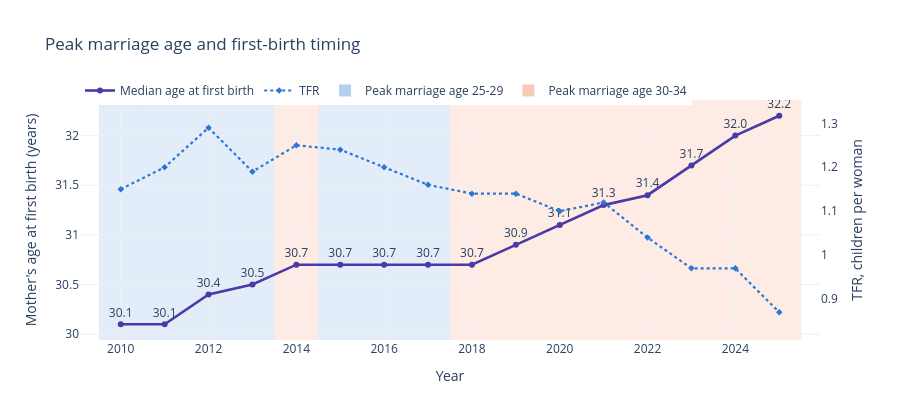

The notebook cell saved with this chart:
### Markdown cell above
## Figure 2 — Peak marriage age and first-birth timing

### Code cell
PEAK_COL = {"25-29": BLUE, "30-34": ORANGE}
d = df.dropna(subset=["Median_Age_First_Birth"]).set_index("Year")
counts = [
    d.loc[y, "Brides_25_29"] if peak.get(y) == "25-29" else d.loc[y, "Brides_30_34"]
    for y in d.index
]

fig = go.Figure()
for yr, group in peak.items():
    fig.add_vrect(
        x0=yr-0.5, x1=yr+0.5,
        fillcolor=PEAK_COL.get(group, "#ffffff"),
        opacity=0.13, layer="below", line_width=0
    )

fig.add_trace(go.Scatter(
    x=d.index,
    y=d["Median_Age_First_Birth"],
    name="Median age at first birth",
    mode="lines+markers+text",
    text=[f"{v:.1f}" for v in d["Median_Age_First_Birth"]],
    textposition="top center",
    line=dict(color=VIOLET, width=2.6),
    marker=dict(size=6),
    customdata=np.c_[peak.reindex(d.index).values, counts],
    hovertemplate=(
        "%{x}: first birth at %{y:.1f}<br>"
        "peak marriage age %{customdata[0]} "
        "(%{customdata[1]:,.0f} brides)<extra></extra>"
    )
))

# TFR on the right axis
t = df.dropna(subset=["TFR"])
fig.add_trace(go.Scatter(
    x=t["Year"], y=t["TFR"],
    name="TFR",
    yaxis="y2",
    mode="lines+markers",
    line=dict(color=BLUE, width=2.2, dash="dot"),
    marker=dict(size=5, symbol="diamond"),
    hovertemplate="TFR %{y:.2f}<extra></extra>"
))

for group, color in PEAK_COL.items():
    fig.add_trace(go.Scatter(
        x=[None], y=[None],
        mode="markers",
        name=f"Peak marriage age {group}",
        marker=dict(size=12, symbol="square", color=color, opacity=0.35)
    ))

lo, hi = t["TFR"].min(), t["TFR"].max()
pad = max((hi-lo)*0.15, 0.03)

fig.update_layout(
    title="Peak marriage age and first-birth timing",
    template="plotly_white",
    height=420,
    yaxis=dict(title="Mother's age at first birth (years)"),
    yaxis2=dict(
        title="TFR, children per woman",
        overlaying="y", side="right", showgrid=False,
        range=[lo-pad, hi+pad]
    ),
    legend=dict(orientation="h", y=1.10, x=0)
)
fig.update_xaxes(title_text="Year")
fig.show()

### Figure 1 — Plotly figure (JSON) as saved in the notebook; plotly's stock layout.template omitted (floating-point values rounded to 4 significant figures)
{"data": [{"customdata": [["25-29", 10750.0], ["25-29", 12120.0], ["25-29", 12210.0], ["25-29", 11430.0], ["30-34", 6704.0], ["25-29", 12760.0], ["25-29", 12940.0], ["25-29", 13360.0], ["30-34", 6464.0], ["30-34", 6573.0], ["30-34", 5967.0], ["30-34", 8263.0], ["30-34", 8654.0], ["30-34", 8509.0], ["30-34", 7921.0], ["30-34", 7444.0]], "hovertemplate": "%{x}: first birth at %{y:.1f}<br>peak marriage age %{customdata[0]} (%{customdata[1]:,.0f} brides)<extra></extra>", "line": {"color": "#4a3aa7", "width": 2.6}, "marker": {"size": 6}, "mode": "lines+markers+text", "name": "Median age at first birth", "text": ["30.1", "30.1", "30.4", "30.5", "30.7", "30.7", "30.7", "30.7", "30.7", "30.9", "31.1", "31.3", "31.4", "31.7", "32.0", "32.2"], "textposition": "top center", "type": "scatter", "x": [2010, 2011, 2012, 2013, 2014, 2015, 2016, 2017, 2018, 2019, 2020, 2021, 2022, 2023, 2024, 2025], "y": [30.1, 30.1, 30.4, 30.5, 30.7, 30.7, 30.7, 30.7, 30.7, 30.9, 31.1, 31.3, 31.4, 31.7, 32.0, 32.2]}, {"hovertemplate": "TFR %{y:.2f}<extra></extra>", "line": {"color": "#2a78d6", "dash": "dot", "width": 2.2}, "marker": {"size": 5, "symbol": "diamond"}, "mode": "lines+markers", "name": "TFR", "type": "scatter", "x": [2010, 2011, 2012, 2013, 2014, 2015, 2016, 2017, 2018, 2019, 2020, 2021, 2022, 2023, 2024, 2025], "y": [1.15, 1.2, 1.29, 1.19, 1.25, 1.24, 1.2, 1.16, 1.14, 1.14, 1.1, 1.12, 1.04, 0.97, 0.97, 0.87], "yaxis": "y2"}, {"marker": {"color": "#2a78d6", "opacity": 0.35, "size": 12, "symbol": "square"}, "mode": "markers", "name": "Peak marriage age 25-29", "type": "scatter", "x": [null], "y": [null]}, {"marker": {"color": "#eb6834", "opacity": 0.35, "size": 12, "symbol": "square"}, "mode": "markers", "name": "Peak marriage age 30-34", "type": "scatter", "x": [null], "y": [null]}], "layout": {"height": 420, "legend": {"orientation": "h", "x": 0, "y": 1.1}, "shapes": [{"fillcolor": "#2a78d6", "layer": "below", "line": {"width": 0}, "opacity": 0.13, "type": "rect", "x0": 2010.0, "x1": 2010.0, "xref": "x", "y0": 0, "y1": 1, "yref": "y domain"}, {"fillcolor": "#2a78d6", "layer": "below", "line": {"width": 0}, "opacity": 0.13, "type": "rect", "x0": 2010.0, "x1": 2012.0, "xref": "x", "y0": 0, "y1": 1, "yref": "y domain"}, {"fillcolor": "#2a78d6", "layer": "below", "line": {"width": 0}, "opacity": 0.13, "type": "rect", "x0": 2012.0, "x1": 2012.0, "xref": "x", "y0": 0, "y1": 1, "yref": "y domain"}, {"fillcolor": "#2a78d6", "layer": "below", "line": {"width": 0}, "opacity": 0.13, "type": "rect", "x0": 2012.0, "x1": 2014.0, "xref": "x", "y0": 0, "y1": 1, "yref": "y domain"}, {"fillcolor": "#eb6834", "layer": "below", "line": {"width": 0}, "opacity": 0.13, "type": "rect", "x0": 2014.0, "x1": 2014.0, "xref": "x", "y0": 0, "y1": 1, "yref": "y domain"}, {"fillcolor": "#2a78d6", "layer": "below", "line": {"width": 0}, "opacity": 0.13, "type": "rect", "x0": 2014.0, "x1": 2016.0, "xref": "x", "y0": 0, "y1": 1, "yref": "y domain"}, {"fillcolor": "#2a78d6", "layer": "below", "line": {"width": 0}, "opacity": 0.13, "type": "rect", "x0": 2016.0, "x1": 2016.0, "xref": "x", "y0": 0, "y1": 1, "yref": "y domain"}, {"fillcolor": "#2a78d6", "layer": "below", "line": {"width": 0}, "opacity": 0.13, "type": "rect", "x0": 2016.0, "x1": 2018.0, "xref": "x", "y0": 0, "y1": 1, "yref": "y domain"}, {"fillcolor": "#eb6834", "layer": "below", "line": {"width": 0}, "opacity": 0.13, "type": "rect", "x0": 2018.0, "x1": 2018.0, "xref": "x", "y0": 0, "y1": 1, "yref": "y domain"}, {"fillcolor": "#eb6834", "layer": "below", "line": {"width": 0}, "opacity": 0.13, "type": "rect", "x0": 2018.0, "x1": 2020.0, "xref": "x", "y0": 0, "y1": 1, "yref": "y domain"}, {"fillcolor": "#eb6834", "layer": "below", "line": {"width": 0}, "opacity": 0.13, "type": "rect", "x0": 2020.0, "x1": 2020.0, "xref": "x", "y0": 0, "y1": 1, "yref": "y domain"}, {"fillcolor": "#eb6834", "layer": "below", "line": {"width": 0}, "opacity": 0.13, "type": "rect", "x0": 2020.0, "x1": 2022.0, "xref": "x", "y0": 0, "y1": 1, "yref": "y domain"}, {"fillcolor": "#eb6834", "layer": "below", "line": {"width": 0}, "opacity": 0.13, "type": "rect", "x0": 2022.0, "x1": 2022.0, "xref": "x", "y0": 0, "y1": 1, "yref": "y domain"}, {"fillcolor": "#eb6834", "layer": "below", "line": {"width": 0}, "opacity": 0.13, "type": "rect", "x0": 2022.0, "x1": 2024.0, "xref": "x", "y0": 0, "y1": 1, "yref": "y domain"}, {"fillcolor": "#eb6834", "layer": "below", "line": {"width": 0}, "opacity": 0.13, "type": "rect", "x0": 2024.0, "x1": 2024.0, "xref": "x", "y0": 0, "y1": 1, "yref": "y domain"}, {"fillcolor": "#eb6834", "layer": "below", "line": {"width": 0}, "opacity": 0.13, "type": "rect", "x0": 2024.0, "x1": 2026.0, "xref": "x", "y0": 0, "y1": 1, "yref": "y domain"}], "title": {"text": "Peak marriage age and first-birth timing"}, "xaxis": {"title": {"text": "Year"}}, "yaxis": {"title": {"text": "Mother's age at first birth (years)"}}, "yaxis2": {"overlaying": "y", "range": [0.807, 1.353], "showgrid": false, "side": "right", "title": {"text": "TFR, children per woman"}}}}
